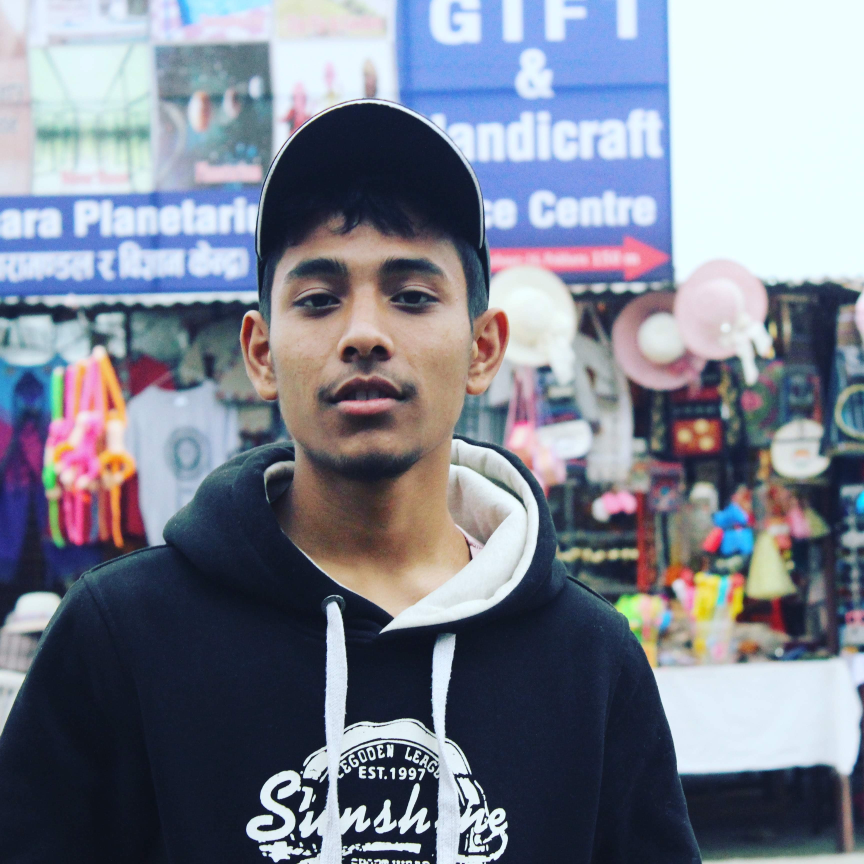
#> input picture DIP lab/output_image/1.jpg, 3456 x 3456 px, given in place of rubina.jpg, which was not available (shown at 1/4 size)
$ python 6DigNevWithHist.py
#> lines starting #> are read from the running program, lines starting #| are printed output that depends on the picture; pictures that were not available may be replaced by others from this repository, and a replacement may not be noted
import cv2
import os
import matplotlib.pyplot as plt

image_path = 'rubina.jpg'
output_folder = 'output_image'
output_image_path = os.path.join(output_folder, '6.jpg')
image = cv2.imread(image_path)
#> image is the input picture: shape (3456, 3456, 3); mean B, G, R 143.3, 129.3, 124

negative_image = 255 - image
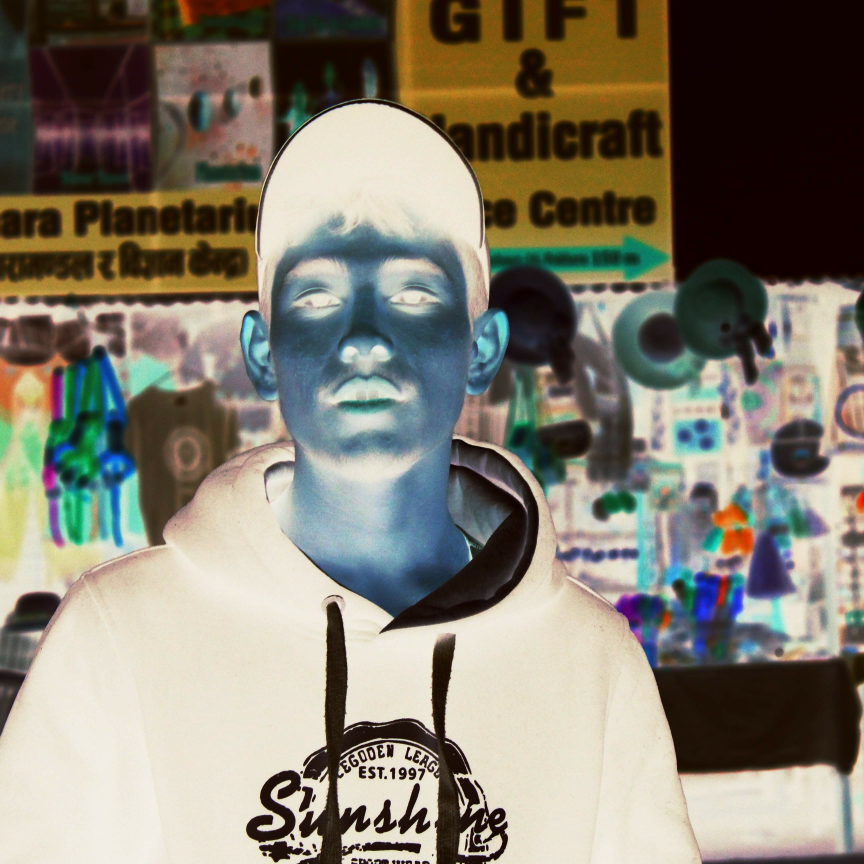
#> negative_image: shape (3456, 3456, 3) (shown at 1/4 size); mean B, G, R 111.7, 125.7, 131

histogram = cv2.calcHist([image], [0], None, [256], [0, 256])
#> histogram = 256 values, max 958949 at index 255, min 15 at index 2, mean 46656

plt.figure(figsize=(12, 10))
plt.subplot(2, 1, 1)
plt.imshow(cv2.cvtColor(negative_image, cv2.COLOR_BGR2RGB))
plt.title('Negative Image')

plt.subplot(2, 1, 2)
histogram = cv2.calcHist([image], [0], None, [256], [0, 256])
plt.plot(histogram, color='black')
plt.xlabel('Pixel Value')
plt.ylabel('Frequency')
plt.title('Image Histogram')

plt.savefig(output_image_path)
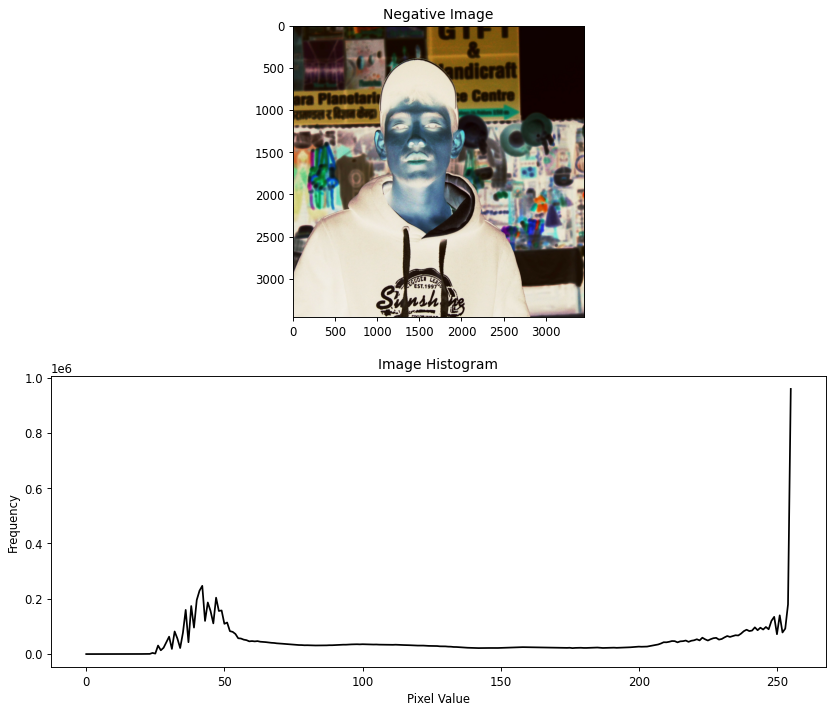
#> figure drawn by matplotlib, 2 panels; panel 2: curve peaks at x = 255, y = 958949

cv2.waitKey(0)
cv2.destroyAllWindows()
